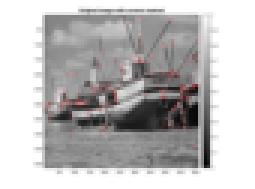
%> input picture Corner-Detection-Segmentation/1/images/myMainScript.png, 85 x 63 px (shown 3 times larger)
$ octave --eval "result = myHE(imread('../../../Corner-Detection-Segmentation/1/images/myMainScript.png'));"   (GNU Octave 9; MATLAB toolbox functions it lacks are replaced by stand-ins)
%> lines starting %> are read from the running program, lines starting %| are printed output that depends on the picture
function I_out = myHE(I_in)
    % compute image dimensions
    [h, w, numChan] = size(I_in);
%> h = 63; w = 85; numChan = 3
    % create placeholder for output image
    I_out = zeros(h, w, numChan);

    for chan = 1 : numChan
        % extract one channel of image intensities
        I_chan = I_in(:, :, chan);
        % compute histogram for the image
        pixelFreq = imhist(I_chan);
        % compute pdf for each pixel intensity value
        pixelFreq = pixelFreq / (h * w);
        % compute cdf for each pixel intensity value
        pixelCumFreq = cumsum(pixelFreq);

        % placeholder for output for one channel
        I_temp = zeros(h, w, 1);

        % identify those pixels in image which have particular intensity,
        % and replace them with the cumulative frequency value for it and
        % rescale to [0, 255] range
        for i = 0:255
            I_temp(I_chan == i) = pixelCumFreq(i + 1) * 255;
        end

        % append output for one channel to final output image
        I_out(:, :, chan) = I_temp;
    end
%> this loop made 3 passes
%> pass 1, in myHE, `I_chan = I_in(:, :, chan);`:
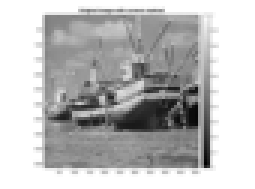
%> I_chan: size 63x85 uint8 (shown 3 times larger); min 2, max 255, mean 189
%> pass 2, in myHE, `I_chan = I_in(:, :, chan);`:
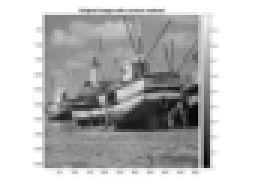
%> I_chan: size 63x85 uint8 (shown 3 times larger); min 2, max 255, mean 187.4
%> after the loop:
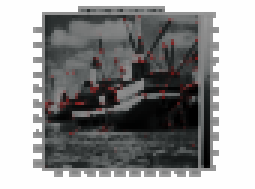
%> I_out: size 63x85x3 double (shown 3 times larger); mean R, G, B 147, 147, 147
%> after the loop:
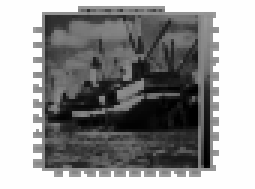
%> I_temp: size 63x85 double (shown 3 times larger); min 0.0476, max 255, mean 147

    % convert the image from double to uint8 for proper display
    I_out = uint8(round(I_out));
%> I_out: size 63x85x3 uint8
    I_out = im2double(I_out);
%> I_out: size 63x85x3 double
end
